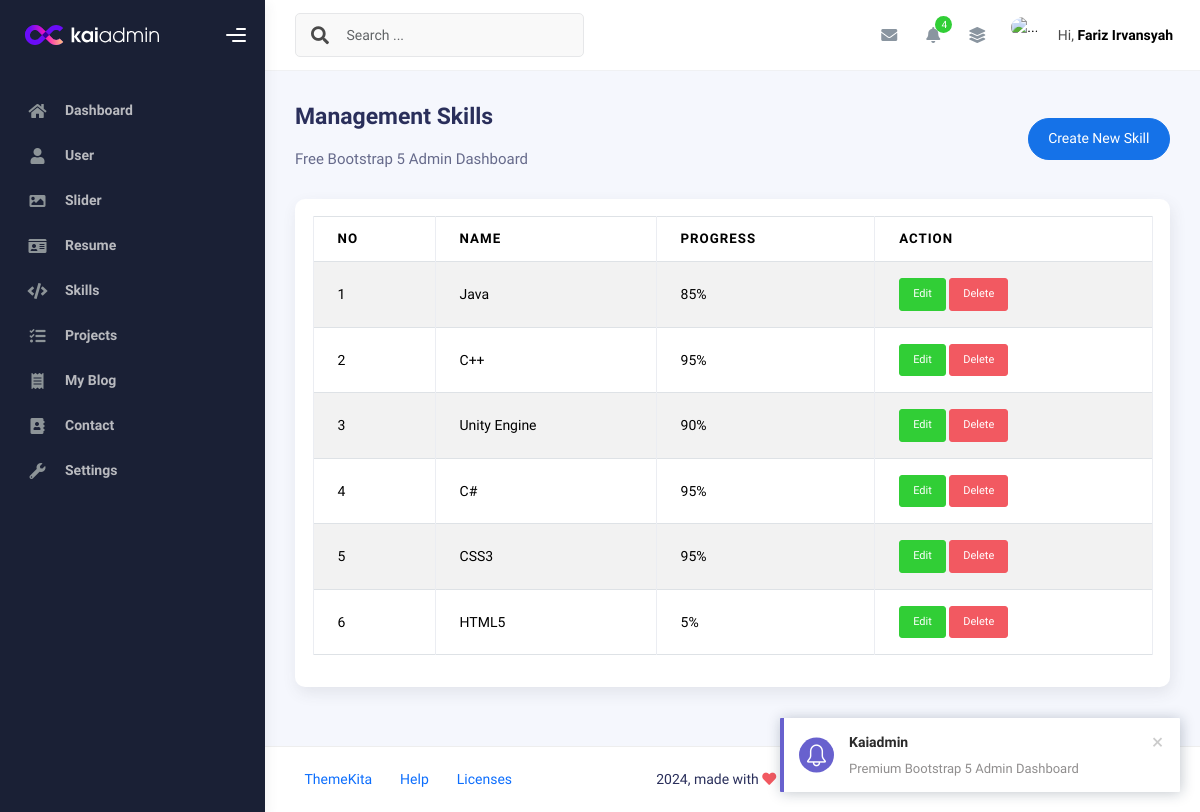
Page /project-crud-main/skills.php (signed in) on the earlier database version.
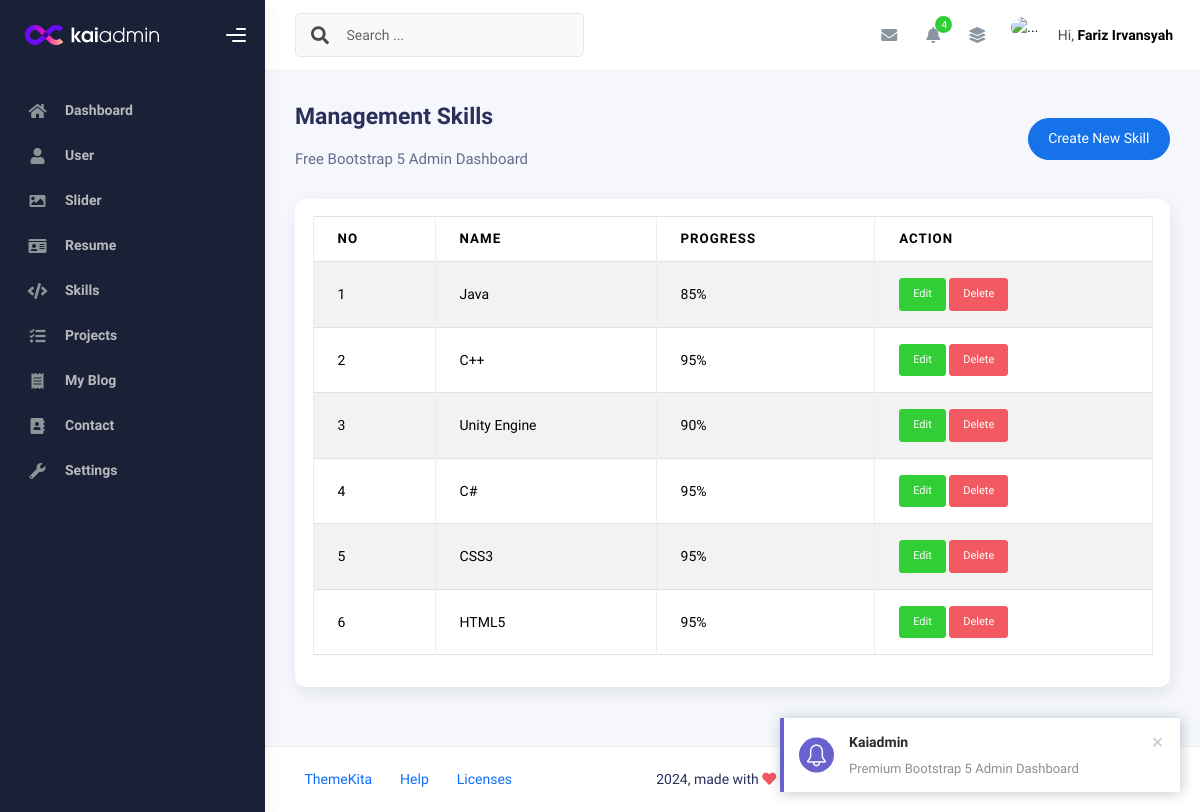
Same page on the later database version.
### tables this page shows
CREATE TABLE `skills` (
  `id` int(11) NOT NULL,
  `name` varchar(50) NOT NULL,
  `progress` int(3) NOT NULL,
  `created_at` timestamp NOT NULL DEFAULT current_timestamp(),
  `updated-at` timestamp NULL DEFAULT NULL ON UPDATE current_timestamp()
);

### project-crud-main/skills.php (the view, shortened to what this page needs)
<?php
include 'config/koneksi.php';
$query = mysqli_query($conn, "SELECT * FROM skills ORDER BY id DESC");
$rows = mysqli_fetch_all($query, MYSQLI_ASSOC);
?>
<!DOCTYPE html>
<html lang="en">
<head>
  <?php
  include "inc/css.php";
  ?>
</head>
<body>
  <div class="wrapper">
    <?php
    include "inc/sidebar.php";
    ?>
    <div class="main-panel">
      <div class="main-header">
        <?php
        include "inc/navbar.php";
        ?>
      </div>
      <div class="container">
        <div class="page-inner">
          <div class="d-flex align-items-left align-items-md-center flex-column flex-md-row pt-2 pb-4">
            <div>
              <h3 class="fw-bold mb-3">Management Skills</h3>
              <h6 class="op-7 mb-2">Free Bootstrap 5 Admin Dashboard</h6>
            </div>
            <div class="ms-md-auto py-2 py-md-0">
              <a href="create-skill.php" class="btn btn-primary btn-round">Create New Skill</a>
            </div>
          </div>
          <div class="row">
            <div class="col-sm-6 col-md-12">
              <div class="card">
                <div class="card-body">
                  <table class="table table-bordered table-striped">
                    <thead>
                      <tr>
                        <th>No</th>
                        <th>Name</th>
                        <th>Progress</th>
                        <th>Action</th>
                      </tr>
                    </thead>
                    <tbody>
                      <?php foreach ($rows as $index => $row): ?>
                        <tr>
                          <td><?php echo $index += 1 ?></td>
                          <td><?php echo $row['name'] ?></td>
                          <td><?php echo $row['progress'] . "%" ?></td>
                          <td>
                            <a class="btn btn-success btn-sm"
                              href="create-skill.php?edit=<?php echo $row['id'] ?>">Edit</a>
                            <a onclick="return confirm('Are you sure wanna delete this data?')"
                              class="btn btn-danger btn-sm" href="skills.php?delete=<?php echo $row['id'] ?>">Delete</a>
                          </td>
                        </tr>
                      <?php endforeach ?>
                    </tbody>
                  </table>
                </div>
              </div>
            </div>
          </div>
        </div>
      </div>
      <footer class="footer">
        <div class="container-fluid d-flex justify-content-between">
          <nav class="pull-left">
            <ul class="nav">
              <li class="nav-item">
                <a class="nav-link" href="http://www.themekita.com">
                  ThemeKita
                </a>
              </li>
              <li class="nav-item">
                <a class="nav-link" href="#"> Help </a>
              </li>
              <li class="nav-item">
                <a class="nav-link" href="#"> Licenses </a>
              </li>
            </ul>
          </nav>
          <div class="copyright">
            2024, made with <i class="fa fa-heart heart text-danger"></i> by
            <a href="http://www.themekita.com">ThemeKita</a>
          </div>
          <div>
            <a target="_blank" href="https://themewagon.com/">ThemeWagon</a>.
          </div>
        </div>
      </footer>
    </div>
  </div>
</body>
</html>

Differences in the rows shown:
changed skills "HTML5": progress "5" → "95"
